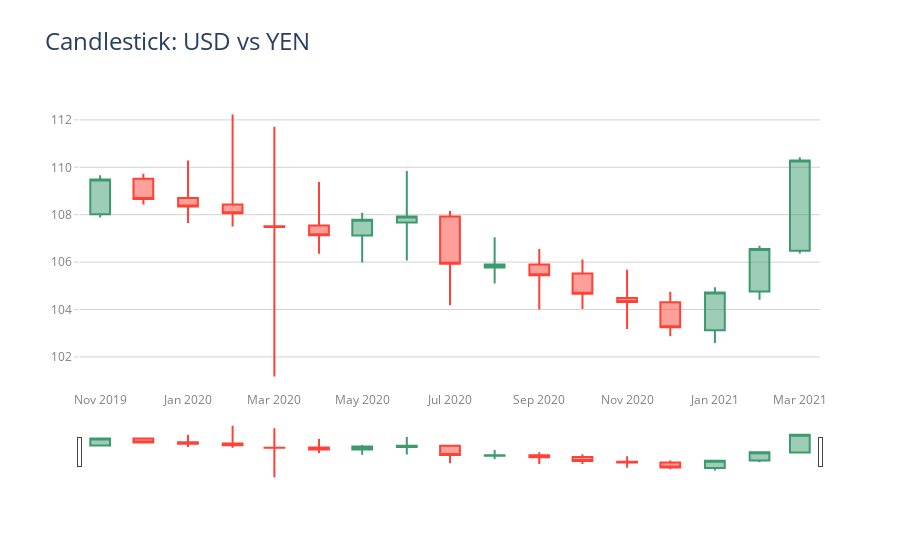

The cell this chart's notebook holds for it:
### Markdown cell above
## Plot Data Using Plotly

The first plot is the traditional candlestick. As we get the data from the terminal, this is a good chance to see how the data matches.

As the parameters required to plot a candlestick chart match the format of the data we extract from the MT5 terminal, ploting this chart is straightforward. Almost no manipulation is required.

### Code cell
def plot_candlestick():
    fig = go.Figure(
        data=go.Candlestick(
            x=df_rates['time'],
            open=df_rates['open'],
            high=df_rates['high'],
            low=df_rates['low'],
            close=df_rates['close']
        )
    )
    fig.update_layout(
        title_text='Candlestick: USD vs YEN',
        title_font_size=24,
        plot_bgcolor='white',
    )
    fig.update_xaxes(
        showgrid=False,
        tickfont_color='gray'
    )
    fig.update_yaxes(
        gridcolor='lightgray',
        tickcolor='lightgray',
        ticks="outside",
        tickfont_color='gray'
    )
    return fig

plot_candlestick()

### Figure 1 — Plotly figure (JSON) as saved in the notebook; plotly's stock layout.template omitted (floating-point values rounded to 4 significant figures)
{"data": [{"close": [109.5, 108.7, 108.3, 108.1, 107.5, 107.1, 107.8, 107.9, 105.9, 105.9, 105.4, 104.7, 104.3, 103.3, 104.7, 106.6, 110.3], "high": [109.7, 109.7, 110.3, 112.2, 111.7, 109.4, 108.1, 109.8, 108.2, 107.0, 106.5, 106.1, 105.7, 104.8, 104.9, 106.7, 110.4], "low": [107.9, 108.4, 107.6, 107.5, 101.2, 106.4, 106.0, 106.1, 104.2, 105.1, 104.0, 104.0, 103.2, 102.9, 102.6, 104.4, 106.4], "open": [108.0, 109.5, 108.7, 108.4, 107.5, 107.5, 107.1, 107.7, 107.9, 105.8, 105.9, 105.5, 104.5, 104.3, 103.1, 104.8, 106.5], "type": "candlestick", "x": ["2019-11-01T00:00:00", "2019-12-01T00:00:00", "2020-01-01T00:00:00", "2020-02-01T00:00:00", "2020-03-01T00:00:00", "2020-04-01T00:00:00", "2020-05-01T00:00:00", "2020-06-01T00:00:00", "2020-07-01T00:00:00", "2020-08-01T00:00:00", "2020-09-01T00:00:00", "2020-10-01T00:00:00", "2020-11-01T00:00:00", "2020-12-01T00:00:00", "2021-01-01T00:00:00", "2021-02-01T00:00:00", "2021-03-01T00:00:00"]}], "layout": {"plot_bgcolor": "white", "title": {"font": {"size": 24}, "text": "Candlestick: USD vs YEN"}, "xaxis": {"showgrid": false, "tickfont": {"color": "gray"}}, "yaxis": {"gridcolor": "lightgray", "tickcolor": "lightgray", "tickfont": {"color": "gray"}, "ticks": "outside"}}}
